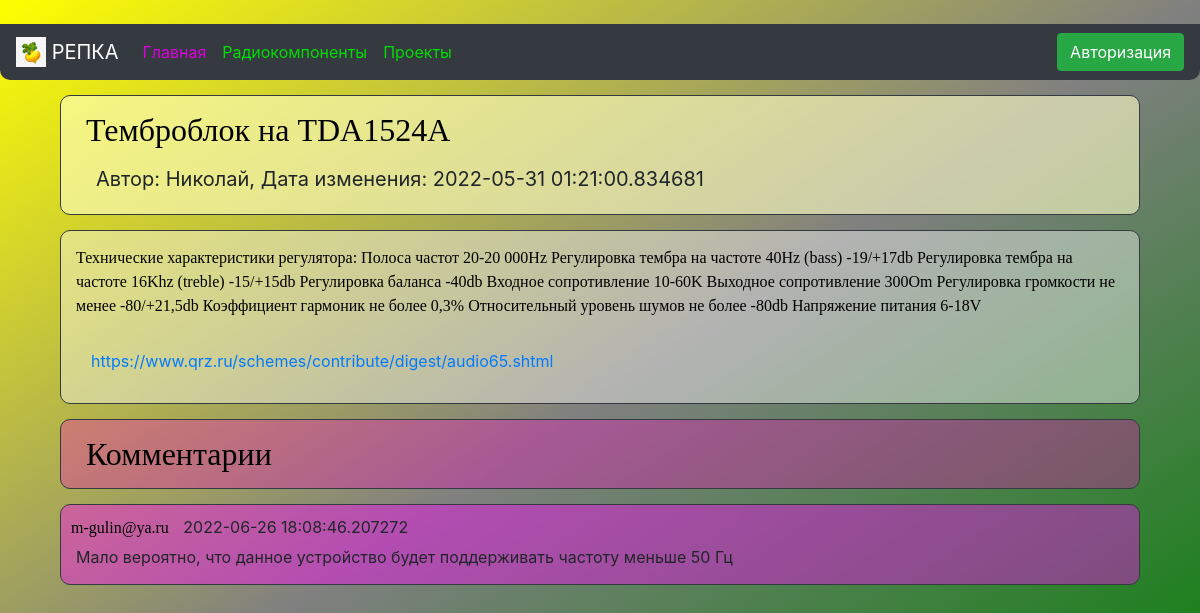
/project/6, run on the app's committed database.
### data/news.py (models this page shows)
class News(SqlAlchemyBase, SerializerMixin):
    __tablename__ = 'news'
    id = sqlalchemy.Column(sqlalchemy.Integer, primary_key=True, autoincrement=True)
    title = sqlalchemy.Column(sqlalchemy.String, nullable=True)
    content = sqlalchemy.Column(sqlalchemy.String, nullable=True)
    created_date = sqlalchemy.Column(sqlalchemy.DateTime, default=datetime.datetime.today())
    is_private = sqlalchemy.Column(sqlalchemy.Boolean, default=True)
    user_id = sqlalchemy.Column(sqlalchemy.Integer, sqlalchemy.ForeignKey("users.id"))
    about = sqlalchemy.Column(sqlalchemy.String, nullable=True)
    user = orm.relation('User')
    comments = orm.relation("Comment", back_populates="news")

### data/users.py (models this page shows, shortened)
class User(SqlAlchemyBase, UserMixin, SerializerMixin):
    __tablename__ = 'users'
    id = sqlalchemy.Column(sqlalchemy.Integer, primary_key=True, autoincrement=True)
    name = sqlalchemy.Column(sqlalchemy.String, nullable=True)
    about = sqlalchemy.Column(sqlalchemy.String, nullable=True)
    email = sqlalchemy.Column(sqlalchemy.String, index=True, unique=True, nullable=True)
    hashed_password = sqlalchemy.Column(sqlalchemy.String, nullable=True)
    created_date = sqlalchemy.Column(sqlalchemy.DateTime, default=datetime.datetime.now)
    news = orm.relation("News", back_populates='user')
    comments = orm.relation("Comment", back_populates="user")

### data/comments.py (models this page shows)
class Comment(SqlAlchemyBase, SerializerMixin):
    __tablename__ = 'comments'
    id = sqlalchemy.Column(sqlalchemy.Integer, primary_key=True, autoincrement=True)
    content = sqlalchemy.Column(sqlalchemy.String, nullable=True)
    created_date = sqlalchemy.Column(sqlalchemy.DateTime, default=datetime.datetime.now)
    user_id = sqlalchemy.Column(sqlalchemy.Integer, sqlalchemy.ForeignKey("users.id"))
    news_id = sqlalchemy.Column(sqlalchemy.Integer, sqlalchemy.ForeignKey('news.id'))
    user = orm.relation('User')
    news = orm.relation('News')

### main.py (the view)
@app.route("/project/<int:id>", methods=['GET', 'POST'])
def project(id):
    form = CommentForm()
    db_sess = db_session.create_session()
    if form.validate_on_submit():
        comments = Comment(content=form.comment.data, news_id=id)
        current_user.comments.append(comments)
        db_sess.merge(current_user)
        db_sess.commit()
        return redirect(f'/project/{id}')
    if current_user.is_authenticated:
        news = db_sess.query(News).filter(
            News.id == id, News.user == current_user).first()
    else:
        news = db_sess.query(News).filter(
            News.id == id, News.is_private != True).first()
    if news is None:
        news = db_sess.query(News).filter(
            News.id == id, News.is_private != True).first()
    if news:
        comments = db_sess.query(Comment).filter((news.id == Comment.news_id))
        return render_template("project.html", news=news, comments=comments, form=form)
    return redirect("/projects")

### data/db_session.py (called while the page is built)
def create_session() -> Session:
    global __factory
    return __factory()

### templates/project.html (shortened to what this page needs)
﻿{% extends "base.html" %}
{% block content %}
<div class="border border-dark"
     style="padding: 10px; margin: 15px; border-radius: 10px; backdrop-filter: blur(5px); background: rgba(255, 255, 200, 0.6);">
    <div>
        <a style="font-size: 32px; padding: 15px"><font face="Comic Sans MS" color="#000000">{{news.title}}</font></a>
    </div>
    <div style="padding: 10px;">
        <a style="font-size: 20px; padding: 15px">Автор: {{news.user.name}}, Дата изменения: {{news.created_date}}</a>
    </div>
</div>
<div class="col-md6 border border-dark"
     style="padding: 15px; margin: 15px; border-radius: 10px; backdrop-filter: blur(5px); background: rgba(255, 255, 255, 0.4);">
    <p><font face="Comic Sans MS" color="#000000">{{news.content}}</font></p>
    <div style="padding: 15px"><a style="display: block;" href="{{ news.about }}">{{ news.about }}</a></div>
</div>
<div class="border border-dark"
     style="padding: 10px; margin: 15px; border-radius: 10px; backdrop-filter: blur(5px); background: rgba(255, 0, 200, 0.3);">
    <div>
        <a style="font-size: 32px; padding: 15px"><font face="Comic Sans MS" color="#000000">Комментарии</font></a>
    </div>
</div>
{% for item in comments %}
<div class="col-md6 border border-dark"
     style="padding: 10px; margin: 15px; border-radius: 10px; backdrop-filter: blur(5px); background: rgba(255, 0, 255, 0.4);">
    <a><font face="Comic Sans MS" color="#000000">{{item.user.name}}</font></a>
    <a style="padding: 10px"> {{item.created_date}} </a>
    <div style="padding: 5px">{{ item.content }}</div>
</div>
{% endfor %}
{% endblock %}

### data on the page
News: title "Темброблок на TDA1524A", created_date "2022-05-31 01:21:00.834681", content "Технические характеристики регулятора: Полоса частот 20-20 000Hz Регулировка тембра на частоте 40Hz (bass) -19/+17db Регулировка тембра на частоте 16Khz (treble) -15/+15db Регулировка баланса -40db Входное сопротивление 10-60K Выходное сопротивление 300Om Регулировка громкости не менее -80/+21,5db Коэффициент гармоник не более 0,3% Относительный уровень шумов не более -80db Напряжение питания 6-18V", about "https://www.qrz.ru/schemes/contribute/digest/audio65.shtml"
User: user.name "Николай"
Comment: user.name "m-gulin@ya.ru", created_date "2022-06-26 18:08:46.207272", content "Мало вероятно, что данное устройство будет поддерживать частоту меньше 50 Гц"
